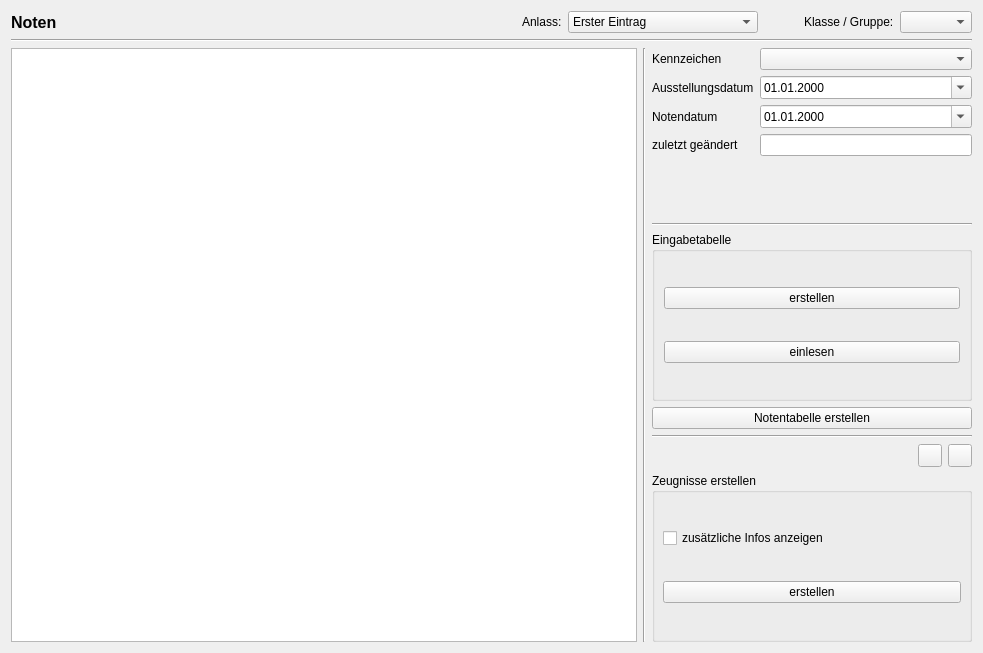
<?xml version="1.0" encoding="UTF-8"?>
<ui version="4.0">
 <class>CourseEditor</class>
 <widget class="QWidget" name="CourseEditor">
  <property name="geometry">
   <rect>
    <x>0</x>
    <y>0</y>
    <width>983</width>
    <height>653</height>
   </rect>
  </property>
  <property name="sizePolicy">
   <sizepolicy hsizetype="Preferred" vsizetype="MinimumExpanding">
    <horstretch>0</horstretch>
    <verstretch>0</verstretch>
   </sizepolicy>
  </property>
  <property name="mouseTracking">
   <bool>false</bool>
  </property>
  <property name="windowTitle">
   <string>Kurse und Stunden</string>
  </property>
  <layout class="QVBoxLayout" name="verticalLayout_2">
   <item>
    <layout class="QHBoxLayout" name="horizontalLayout">
     <item>
      <widget class="QLabel" name="label">
       <property name="font">
        <font>
         <pointsize>12</pointsize>
         <bold>true</bold>
        </font>
       </property>
       <property name="text">
        <string>Noten</string>
       </property>
      </widget>
     </item>
     <item>
      <spacer name="horizontalSpacer">
       <property name="orientation">
        <enum>Qt::Horizontal</enum>
       </property>
       <property name="sizeHint" stdset="0">
        <size>
         <width>40</width>
         <height>20</height>
        </size>
       </property>
      </spacer>
     </item>
     <item>
      <widget class="QLabel" name="label_6">
       <property name="text">
        <string>Anlass:</string>
       </property>
      </widget>
     </item>
     <item>
      <widget class="QComboBox" name="combo_occasion">
       <property name="sizeAdjustPolicy">
        <enum>QComboBox::AdjustToContents</enum>
       </property>
       <item>
        <property name="text">
         <string>Erster Eintrag</string>
        </property>
       </item>
       <item>
        <property name="text">
         <string>Ein sehr ausführlicher Eintrag</string>
        </property>
       </item>
      </widget>
     </item>
     <item>
      <spacer name="horizontalSpacer_2">
       <property name="orientation">
        <enum>Qt::Horizontal</enum>
       </property>
       <property name="sizeType">
        <enum>QSizePolicy::Fixed</enum>
       </property>
       <property name="sizeHint" stdset="0">
        <size>
         <width>40</width>
         <height>20</height>
        </size>
       </property>
      </spacer>
     </item>
     <item>
      <widget class="QLabel" name="label_10">
       <property name="text">
        <string>Klasse / Gruppe:</string>
       </property>
      </widget>
     </item>
     <item>
      <widget class="QComboBox" name="combo_group"/>
     </item>
    </layout>
   </item>
   <item>
    <widget class="Line" name="line_2">
     <property name="orientation">
      <enum>Qt::Horizontal</enum>
     </property>
    </widget>
   </item>
   <item>
    <layout class="QHBoxLayout" name="horizontalLayout_2">
     <item>
      <widget class="QTableWidget" name="grade_table">
       <property name="styleSheet">
        <string notr="true">QTableView {
  selection-background-color: #f0e0ff;
  selection-color: black;
}</string>
       </property>
       <property name="editTriggers">
        <set>QAbstractItemView::NoEditTriggers</set>
       </property>
       <property name="alternatingRowColors">
        <bool>true</bool>
       </property>
       <property name="selectionMode">
        <enum>QAbstractItemView::SingleSelection</enum>
       </property>
       <property name="selectionBehavior">
        <enum>QAbstractItemView::SelectRows</enum>
       </property>
       <attribute name="horizontalHeaderMinimumSectionSize">
        <number>60</number>
       </attribute>
       <attribute name="horizontalHeaderDefaultSectionSize">
        <number>140</number>
       </attribute>
       <attribute name="horizontalHeaderStretchLastSection">
        <bool>true</bool>
       </attribute>
       <attribute name="verticalHeaderVisible">
        <bool>false</bool>
       </attribute>
      </widget>
     </item>
     <item>
      <widget class="Line" name="line_3">
       <property name="orientation">
        <enum>Qt::Vertical</enum>
       </property>
      </widget>
     </item>
     <item>
      <widget class="QWidget" name="frame_r" native="true">
       <property name="enabled">
        <bool>true</bool>
       </property>
       <property name="maximumSize">
        <size>
         <width>320</width>
         <height>16777215</height>
        </size>
       </property>
       <layout class="QVBoxLayout" name="verticalLayout_5">
        <property name="leftMargin">
         <number>0</number>
        </property>
        <property name="topMargin">
         <number>0</number>
        </property>
        <property name="rightMargin">
         <number>0</number>
        </property>
        <property name="bottomMargin">
         <number>0</number>
        </property>
        <item>
         <layout class="QFormLayout" name="formLayout">
          <item row="0" column="0">
           <widget class="QLabel" name="label_8">
            <property name="text">
             <string>Kennzeichen</string>
            </property>
           </widget>
          </item>
          <item row="0" column="1">
           <widget class="QComboBox" name="occasion_extra"/>
          </item>
          <item row="1" column="0">
           <widget class="QLabel" name="label_5">
            <property name="text">
             <string>Ausstellungsdatum</string>
            </property>
           </widget>
          </item>
          <item row="1" column="1">
           <widget class="QDateEdit" name="date_issue">
            <property name="displayFormat">
             <string>dd.MM.yyyy</string>
            </property>
            <property name="calendarPopup">
             <bool>true</bool>
            </property>
           </widget>
          </item>
          <item row="2" column="0">
           <widget class="QLabel" name="label_4">
            <property name="text">
             <string>Notendatum</string>
            </property>
           </widget>
          </item>
          <item row="2" column="1">
           <widget class="QDateEdit" name="date_grades">
            <property name="displayFormat">
             <string>dd.MM.yyyy</string>
            </property>
            <property name="calendarPopup">
             <bool>true</bool>
            </property>
           </widget>
          </item>
          <item row="3" column="0">
           <widget class="QLabel" name="label_11">
            <property name="toolTip">
             <string notr="true">&lt;html&gt;&lt;head/&gt;&lt;body&gt;&lt;p&gt;Insbesondere für Epochenunterricht geeignet.&lt;/p&gt;&lt;p&gt;Jeder Block hat einen eigenen Kennzeichen.&lt;/p&gt;&lt;p&gt;Die Unterrichtsstunden können von mehreren Lehrern – parallel oder über das Jahr verteilt – gegeben.&lt;/p&gt;&lt;p&gt;Auch verschiedene Schülergruppen können betroffen sein.&lt;/p&gt;&lt;p&gt;&lt;br/&gt;&lt;/p&gt;&lt;/body&gt;&lt;/html&gt;</string>
            </property>
            <property name="text">
             <string>zuletzt geändert</string>
            </property>
           </widget>
          </item>
          <item row="3" column="1">
           <widget class="QLineEdit" name="last_change">
            <property name="text">
             <string/>
            </property>
            <property name="readOnly">
             <bool>true</bool>
            </property>
           </widget>
          </item>
         </layout>
        </item>
        <item>
         <widget class="Line" name="line_4">
          <property name="orientation">
           <enum>Qt::Horizontal</enum>
          </property>
         </widget>
        </item>
        <item>
         <widget class="QGroupBox" name="groupBox">
          <property name="title">
           <string>Eingabetabelle</string>
          </property>
          <layout class="QVBoxLayout" name="verticalLayout">
           <item>
            <widget class="QPushButton" name="pb_grade_input_table">
             <property name="text">
              <string>erstellen</string>
             </property>
            </widget>
           </item>
           <item>
            <widget class="QPushButton" name="pb_read_grade_table">
             <property name="text">
              <string>einlesen</string>
             </property>
            </widget>
           </item>
          </layout>
         </widget>
        </item>
        <item>
         <widget class="QPushButton" name="pb_make_grade_table">
          <property name="text">
           <string>Notentabelle erstellen</string>
          </property>
         </widget>
        </item>
        <item>
         <widget class="Line" name="line">
          <property name="orientation">
           <enum>Qt::Horizontal</enum>
          </property>
         </widget>
        </item>
        <item>
         <layout class="QHBoxLayout" name="horizontalLayout_3">
          <item>
           <spacer name="horizontalSpacer_4">
            <property name="orientation">
             <enum>Qt::Horizontal</enum>
            </property>
            <property name="sizeHint" stdset="0">
             <size>
              <width>40</width>
              <height>20</height>
             </size>
            </property>
           </spacer>
          </item>
          <item>
           <widget class="QToolButton" name="lesson_sub">
            <property name="toolTip">
             <string>&lt;html&gt;&lt;head/&gt;&lt;body&gt;&lt;p&gt;Unterrichtsstunde vom Element entfernen. Die letzte Stunde kann auf diese Weise nicht entfernt werden, dafür muss der Kurs (bzw. alle Kurse) vom Element getrennt werden. &lt;/p&gt;&lt;/body&gt;&lt;/html&gt;</string>
            </property>
            <property name="icon">
             <iconset>
              <normaloff>../icons/icon_remove.svg</normaloff>../icons/icon_remove.svg</iconset>
            </property>
           </widget>
          </item>
          <item>
           <widget class="QToolButton" name="lesson_add">
            <property name="toolTip">
             <string>&lt;html&gt;&lt;head/&gt;&lt;body&gt;&lt;p&gt;Unterrichtsstunde zum Element hinzufügen&lt;/p&gt;&lt;/body&gt;&lt;/html&gt;</string>
            </property>
            <property name="icon">
             <iconset>
              <normaloff>../icons/icon_new.svg</normaloff>../icons/icon_new.svg</iconset>
            </property>
           </widget>
          </item>
         </layout>
        </item>
        <item>
         <widget class="QGroupBox" name="groupBox_2">
          <property name="sizePolicy">
           <sizepolicy hsizetype="Preferred" vsizetype="Preferred">
            <horstretch>0</horstretch>
            <verstretch>0</verstretch>
           </sizepolicy>
          </property>
          <property name="title">
           <string>Zeugnisse erstellen</string>
          </property>
          <layout class="QVBoxLayout" name="verticalLayout_3">
           <property name="leftMargin">
            <number>8</number>
           </property>
           <property name="topMargin">
            <number>8</number>
           </property>
           <property name="rightMargin">
            <number>8</number>
           </property>
           <property name="bottomMargin">
            <number>8</number>
           </property>
           <item>
            <widget class="QCheckBox" name="cb_extra_info">
             <property name="text">
              <string>zusätzliche Infos anzeigen</string>
             </property>
             <property name="checked">
              <bool>false</bool>
             </property>
            </widget>
           </item>
           <item>
            <widget class="QPushButton" name="pb_make_reports">
             <property name="text">
              <string>erstellen</string>
             </property>
            </widget>
           </item>
          </layout>
         </widget>
        </item>
       </layout>
      </widget>
     </item>
    </layout>
   </item>
   <item>
    <layout class="QHBoxLayout" name="horizontalLayout_6"/>
   </item>
  </layout>
 </widget>
 <tabstops>
  <tabstop>last_change</tabstop>
 </tabstops>
 <resources/>
 <connections/>
 <buttongroups>
  <buttongroup name="buttonGroup"/>
 </buttongroups>
</ui>
